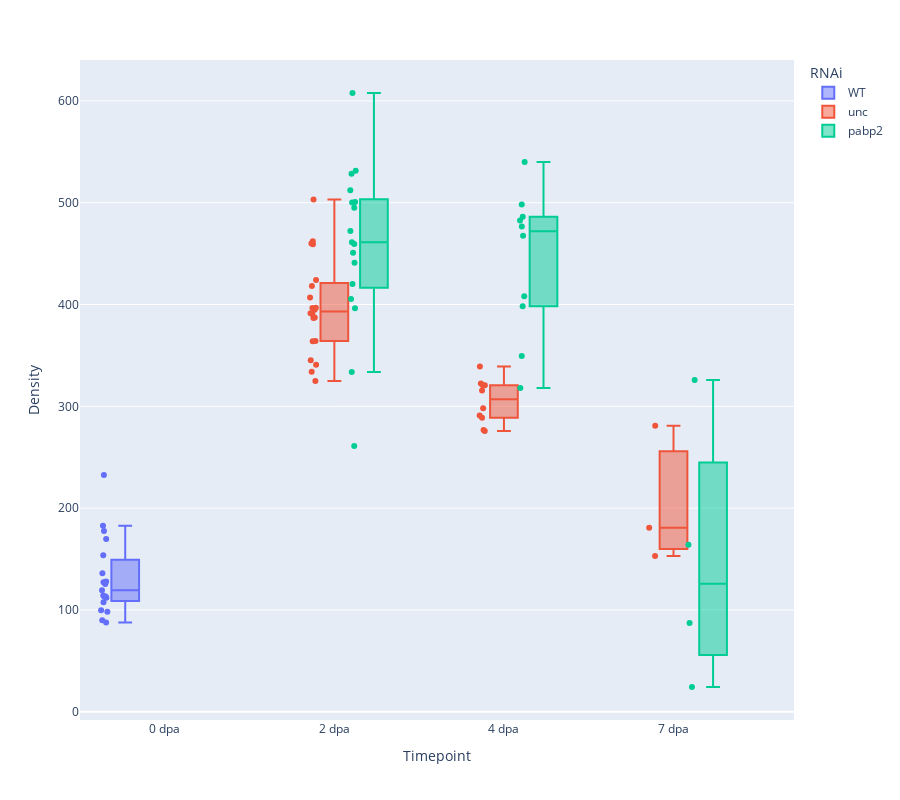

The code cell stored with this chart in its notebook:
### Code cell
fig = px.box(df.reset_index(), x='Timepoint', y='Density2', color='RNAi', points='all', 
       height=800, hover_data=['index', 'File', 'Color'])
fig.write_image('Results.pdf')
fig

### Figure 1 — Plotly figure (JSON) as saved in the notebook; plotly's stock layout.template omitted (floating-point values rounded to 4 significant figures)
{"data": [{"alignmentgroup": "True", "boxpoints": "all", "customdata": [[75, "./20211221_152540_452\\Plate004_Well4_Object9.tif_projection.tif", "Far red"], [69, "./20211221_152540_452\\Plate004_Well4_Object8.tif_projection.tif", "Far red"], [44, "./20211221_152540_452\\Plate004_Well3_Object0.tif_projection.tif", "Far red"], [41, "./20211221_152540_452\\Plate004_Well3_Object2.tif_projection.tif", "Far red"], [49, "./20211221_152540_452\\Plate004_Well3_Object3.tif_projection.tif", "Far red"], [43, "./20211221_152540_452\\Plate004_Well3_Object4.tif_projection.tif", "Far red"], [46, "./20211221_152540_452\\Plate004_Well3_Object5.tif_projection.tif", "Far red"], [47, "./20211221_152540_452\\Plate004_Well3_Object6.tif_projection.tif", "Far red"], [45, "./20211221_152540_452\\Plate004_Well3_Object7.tif_projection.tif", "Far red"], [48, "./20211221_152540_452\\Plate004_Well3_Object1.tif_projection.tif", "Far red"], [71, "./20211221_152540_452\\Plate004_Well4_Object0.tif_projection.tif", "Far red"], [70, "./20211221_152540_452\\Plate004_Well4_Object1.tif_projection.tif", "Far red"], [67, "./20211221_152540_452\\Plate004_Well4_Object2.tif_projection.tif", "Far red"], [73, "./20211221_152540_452\\Plate004_Well4_Object3.tif_projection.tif", "Far red"], [68, "./20211221_152540_452\\Plate004_Well4_Object4.tif_projection.tif", "Far red"], [74, "./20211221_152540_452\\Plate004_Well4_Object5.tif_projection.tif", "Far red"], [72, "./20211221_152540_452\\Plate004_Well4_Object6.tif_projection.tif", "Far red"], [66, "./20211221_152540_452\\Plate004_Well4_Object7.tif_projection.tif", "Far red"], [42, "./20211221_152540_452\\Plate004_Well3_Object8.tif_projection.tif", "Far red"]], "hovertemplate": "RNAi=WT<br>Timepoint=%{x}<br>Density=%{y}<br>index=%{customdata[0]}<br>File=%{customdata[1]}<br>Color=%{customdata[2]}<extra></extra>", "legendgroup": "WT", "marker": {"color": "#636efa"}, "name": "WT", "notched": false, "offsetgroup": "WT", "orientation": "v", "showlegend": true, "type": "box", "x": ["0 dpa", "0 dpa", "0 dpa", "0 dpa", "0 dpa", "0 dpa", "0 dpa", "0 dpa", "0 dpa", "0 dpa", "0 dpa", "0 dpa", "0 dpa", "0 dpa", "0 dpa", "0 dpa", "0 dpa", "0 dpa", "0 dpa"], "x0": " ", "xaxis": "x", "y": [99.77, 112.8, 89.73, 112.0, 182.6, 119.3, 113.1, 114.1, 153.7, 125.5, 136.1, 177.6, 232.5, 127.1, 128.0, 87.66, 107.6, 169.7, 98.29], "y0": " ", "yaxis": "y"}, {"alignmentgroup": "True", "boxpoints": "all", "customdata": [[61, "./20211221_152540_452\\Plate001_Well3_Object8.tif_projection.tif", "Red"], [65, "./20211221_152540_452\\Plate001_Well3_Object9.tif_projection.tif", "Red"], [56, "./20211221_152540_452\\Plate001_Well3_Object7.tif_projection.tif", "Red"], [60, "./20211221_152540_452\\Plate001_Well3_Object6.tif_projection.tif", "Red"], [94, "./20211221_152540_452\\Plate000_Well3_Object0.tif_projection.tif", "Far red"], [64, "./20211221_152540_452\\Plate001_Well3_Object4.tif_projection.tif", "Red"], [63, "./20211221_152540_452\\Plate001_Well3_Object5.tif_projection.tif", "Red"], [97, "./20211221_152540_452\\Plate000_Well3_Object9.tif_projection.tif", "Far red"], [95, "./20211221_152540_452\\Plate000_Well3_Object8.tif_projection.tif", "Far red"], [93, "./20211221_152540_452\\Plate000_Well3_Object7.tif_projection.tif", "Far red"], [92, "./20211221_152540_452\\Plate000_Well3_Object5.tif_projection.tif", "Far red"], [87, "./20211221_152540_452\\Plate000_Well3_Object4.tif_projection.tif", "Far red"], [62, "./20211221_152540_452\\Plate001_Well3_Object1.tif_projection.tif", "Red"], [88, "./20211221_152540_452\\Plate000_Well3_Object3.tif_projection.tif", "Far red"], [90, "./20211221_152540_452\\Plate000_Well3_Object2.tif_projection.tif", "Far red"], [96, "./20211221_152540_452\\Plate000_Well3_Object10.tif_projection.tif", "Far red"], [89, "./20211221_152540_452\\Plate000_Well3_Object1.tif_projection.tif", "Far red"], [58, "./20211221_152540_452\\Plate001_Well3_Object2.tif_projection.tif", "Red"], [59, "./20211221_152540_452\\Plate001_Well3_Object3.tif_projection.tif", "Red"], [91, "./20211221_152540_452\\Plate000_Well3_Object6.tif_projection.tif", "Far red"], [126, "./20211221_152540_452\\Plate000_Well4_Object0.tif_projection.tif", "Far red"], [122, "./20211221_152540_452\\Plate000_Well4_Object1.tif_projection.tif", "Far red"], [125, "./20211221_152540_452\\Plate000_Well4_Object2.tif_projection.tif", "Far red"], [124, "./20211221_152540_452\\Plate000_Well4_Object3.tif_projection.tif", "Far red"], [123, "./20211221_152540_452\\Plate000_Well4_Object4.tif_projection.tif", "Far red"], [76, "./20211221_152540_452\\Plate001_Well4_Object4.tif_projection.tif", "Red"], [79, "./20211221_152540_452\\Plate001_Well4_Object0.tif_projection.tif", "Red"], [78, "./20211221_152540_452\\Plate001_Well4_Object1.tif_projection.tif", "Red"], [80, "./20211221_152540_452\\Plate001_Well4_Object2.tif_projection.tif", "Red"], [77, "./20211221_152540_452\\Plate001_Well4_Object3.tif_projection.tif", "Red"], [127, "./20211221_152540_452\\Plate004_Well1_Object0.tif_projection.tif", "Red"], [129, "./20211221_152540_452\\Plate004_Well1_Object2.tif_projection.tif", "Red"], [128, "./20211221_152540_452\\Plate004_Well1_Object1.tif_projection.tif", "Red"]], "hovertemplate": "RNAi=unc<br>Timepoint=%{x}<br>Density=%{y}<br>index=%{customdata[0]}<br>File=%{customdata[1]}<br>Color=%{customdata[2]}<extra></extra>", "legendgroup": "unc", "marker": {"color": "#EF553B"}, "name": "unc", "notched": false, "offsetgroup": "unc", "orientation": "v", "showlegend": true, "type": "box", "x": ["2 dpa", "2 dpa", "2 dpa", "2 dpa", "2 dpa", "2 dpa", "2 dpa", "2 dpa", "2 dpa", "2 dpa", "2 dpa", "2 dpa", "2 dpa", "2 dpa", "2 dpa", "2 dpa", "2 dpa", "2 dpa", "2 dpa", "2 dpa", "4 dpa", "4 dpa", "4 dpa", "4 dpa", "4 dpa", "4 dpa", "4 dpa", "4 dpa", "4 dpa", "4 dpa", "7 dpa", "7 dpa", "7 dpa"], "x0": " ", "xaxis": "x", "y": [345.3, 460.0, 324.8, 363.8, 418.3, 503.1, 424.0, 364.3, 406.9, 387.4, 340.7, 333.9, 391.3, 459.2, 386.7, 462.2, 396.9, 390.7, 396.6, 394.8, 276.8, 288.8, 291.1, 315.5, 298.2, 322.4, 275.8, 320.7, 320.8, 339.1, 281.0, 152.9, 180.8], "y0": " ", "yaxis": "y"}, {"alignmentgroup": "True", "boxpoints": "all", "customdata": [[114, "./20211221_152540_452\\Plate002_Well1_Object0.tif_projection.tif", "Red"], [117, "./20211221_152540_452\\Plate002_Well1_Object1.tif_projection.tif", "Red"], [119, "./20211221_152540_452\\Plate002_Well1_Object2.tif_projection.tif", "Red"], [118, "./20211221_152540_452\\Plate002_Well1_Object6.tif_projection.tif", "Red"], [120, "./20211221_152540_452\\Plate002_Well1_Object4.tif_projection.tif", "Red"], [121, "./20211221_152540_452\\Plate002_Well1_Object5.tif_projection.tif", "Red"], [115, "./20211221_152540_452\\Plate002_Well1_Object7.tif_projection.tif", "Red"], [113, "./20211221_152540_452\\Plate002_Well1_Object8.tif_projection.tif", "Red"], [116, "./20211221_152540_452\\Plate002_Well1_Object9.tif_projection.tif", "Red"], [112, "./20211221_152540_452\\Plate002_Well1_Object3.tif_projection.tif", "Red"], [35, "./20211221_152540_452\\Plate001_Well1_Object5.tif_projection.tif", "Far red"], [40, "./20211221_152540_452\\Plate001_Well1_Object6.tif_projection.tif", "Far red"], [36, "./20211221_152540_452\\Plate001_Well1_Object7.tif_projection.tif", "Far red"], [34, "./20211221_152540_452\\Plate001_Well1_Object8.tif_projection.tif", "Far red"], [32, "./20211221_152540_452\\Plate001_Well1_Object2.tif_projection.tif", "Far red"], [38, "./20211221_152540_452\\Plate001_Well1_Object9.tif_projection.tif", "Far red"], [31, "./20211221_152540_452\\Plate001_Well1_Object4.tif_projection.tif", "Far red"], [82, "./20211221_152540_452\\Plate001_Well2_Object1.tif_projection.tif", "Far red"], [0, "./20211221_152540_452\\Plate002_Well2_Object5.tif_projection.tif", "Red"], [1, "./20211221_152540_452\\Plate002_Well2_Object4.tif_projection.tif", "Red"], [3, "./20211221_152540_452\\Plate002_Well2_Object3.tif_projection.tif", "Red"], [5, "./20211221_152540_452\\Plate002_Well2_Object2.tif_projection.tif", "Red"], [2, "./20211221_152540_452\\Plate002_Well2_Object1.tif_projection.tif", "Red"], [84, "./20211221_152540_452\\Plate001_Well2_Object5.tif_projection.tif", "Far red"], [86, "./20211221_152540_452\\Plate001_Well2_Object2.tif_projection.tif", "Far red"], [81, "./20211221_152540_452\\Plate001_Well2_Object3.tif_projection.tif", "Far red"], [83, "./20211221_152540_452\\Plate001_Well2_Object4.tif_projection.tif", "Far red"], [103, "./20211221_152540_452\\Plate004_Well2_Object2.tif_projection.tif", "Red"], [104, "./20211221_152540_452\\Plate004_Well2_Object0.tif_projection.tif", "Red"], [102, "./20211221_152540_452\\Plate004_Well2_Object3.tif_projection.tif", "Red"], [105, "./20211221_152540_452\\Plate004_Well2_Object1.tif_projection.tif", "Red"]], "hovertemplate": "RNAi=pabp2<br>Timepoint=%{x}<br>Density=%{y}<br>index=%{customdata[0]}<br>File=%{customdata[1]}<br>Color=%{customdata[2]}<extra></extra>", "legendgroup": "pabp2", "marker": {"color": "#00cc96"}, "name": "pabp2", "notched": false, "offsetgroup": "pabp2", "orientation": "v", "showlegend": true, "type": "box", "x": ["2 dpa", "2 dpa", "2 dpa", "2 dpa", "2 dpa", "2 dpa", "2 dpa", "2 dpa", "2 dpa", "2 dpa", "2 dpa", "2 dpa", "2 dpa", "2 dpa", "2 dpa", "2 dpa", "2 dpa", "4 dpa", "4 dpa", "4 dpa", "4 dpa", "4 dpa", "4 dpa", "4 dpa", "4 dpa", "4 dpa", "4 dpa", "7 dpa", "7 dpa", "7 dpa", "7 dpa"], "x0": " ", "xaxis": "x", "y": [500.1, 472.1, 531.3, 495.0, 405.4, 420.2, 459.5, 450.9, 500.6, 441.0, 607.8, 512.2, 396.3, 461.1, 333.8, 261.0, 528.6, 318.1, 482.6, 467.6, 498.3, 540.1, 486.2, 398.4, 408.0, 349.3, 476.5, 325.8, 164.0, 24.28, 87.25], "y0": " ", "yaxis": "y"}], "layout": {"boxmode": "group", "height": 800, "legend": {"title": {"text": "RNAi"}, "tracegroupgap": 0}, "margin": {"t": 60}, "xaxis": {"anchor": "y", "domain": [0, 1], "title": {"text": "Timepoint"}}, "yaxis": {"anchor": "x", "domain": [0, 1], "title": {"text": "Density"}}}}
